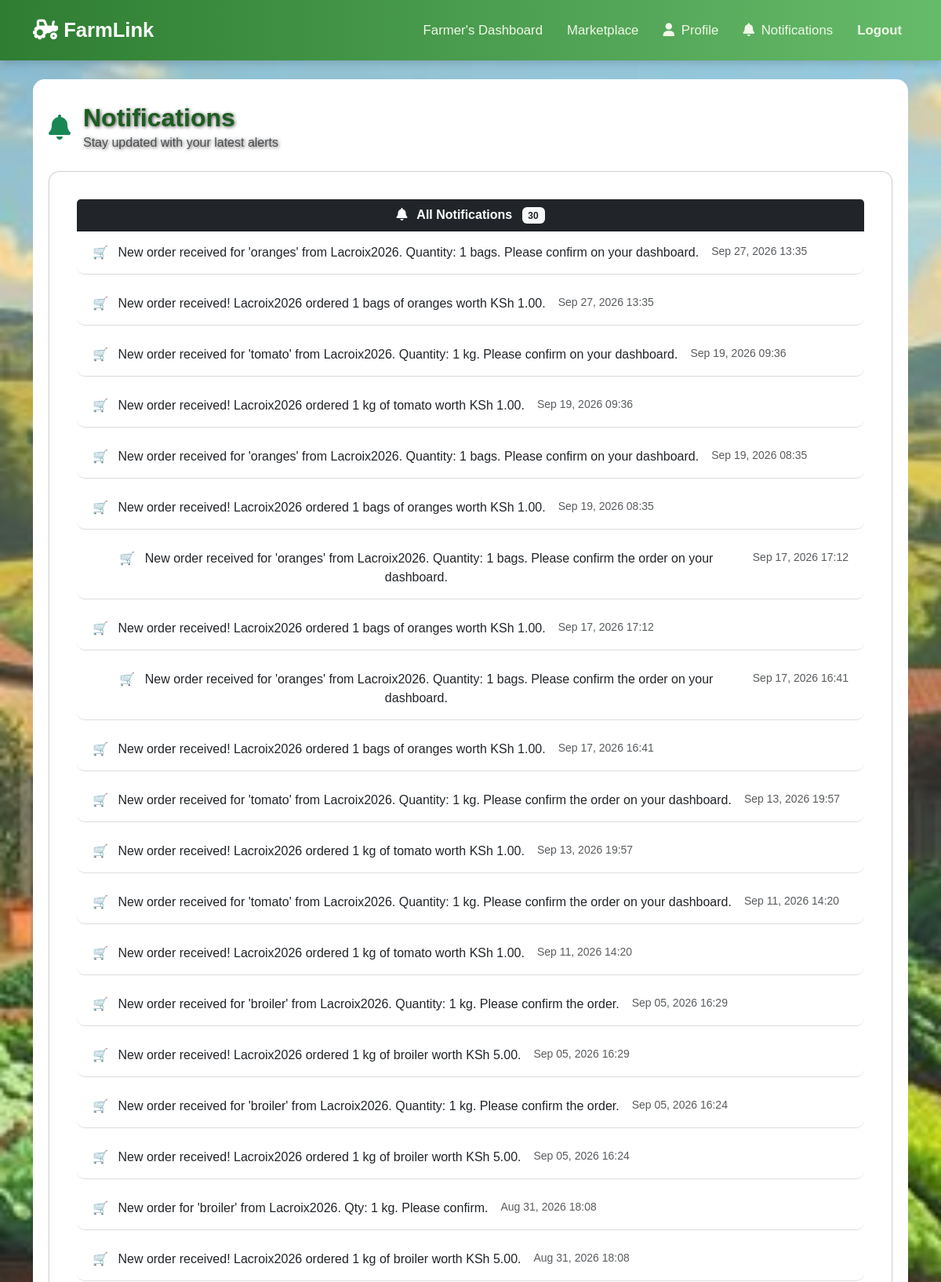
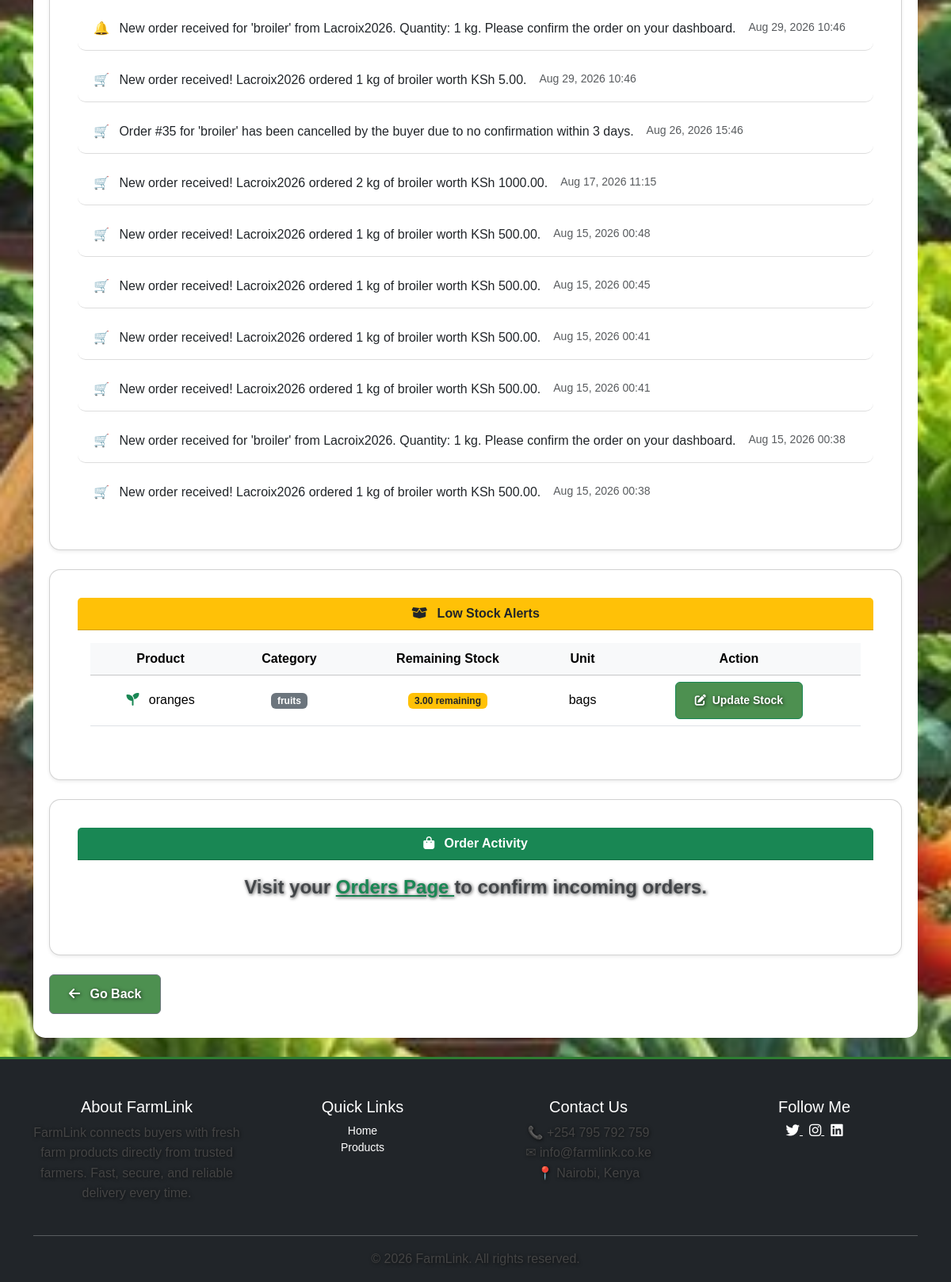
The app's page /notifications/ (signed in) with its own data (2 pictures, top to bottom).
### accounts/models.py (models this page shows, shortened)
class Notification(models.Model):
    TYPE_CHOICES = [
        ('low_stock', 'Low Stock Alert'),
        ('order', 'Order Update'),
        ('delivery', 'Delivery Update'),
        ('payment', 'Payment Update'),
        ('general', 'General'),
    ]
    user = models.ForeignKey(
        User,
        on_delete=models.CASCADE,
        related_name='notifications'
    )
    message = models.TextField()
    notification_type = models.CharField(
        max_length=20,
        choices=TYPE_CHOICES,
        default='general'
    )
    is_read = models.BooleanField(default=False)
    created_at = models.DateTimeField(auto_now_add=True)
    class Meta:
        ordering = ['-created_at']

class Product(models.Model):
    CATEGORIES = [
        ('vegetables', 'Vegetables'),
        ('fruits', 'Fruits'),
        ('grains', 'Grains'),
        ('dairy', 'Dairy'),
        ('poultry', 'Poultry'),
        ('other', 'Other'),
    ]
    farmer = models.ForeignKey(User, on_delete=models.CASCADE, related_name='products')
    name = models.CharField(max_length=100)
    category = models.CharField(max_length=20, choices=CATEGORIES)
    quantity = models.DecimalField(max_digits=10, decimal_places=2)
    unit = models.CharField(max_length=20, default='kg')
    price_per_unit = models.DecimalField(max_digits=10, decimal_places=2)
    description = models.TextField(blank=True)   # optional improvement
    image = models.ImageField(upload_to='product_images/', blank=True, null=True)
    created_at = models.DateTimeField(auto_now_add=True)
    is_available = models.BooleanField(default=True)

### accounts/views.py (the view)
# urls.py: path('notifications/', views.notifications_view, name='notifications'),
@login_required
def notifications_view(request):
    user_notifications = Notification.objects.filter(
        user=request.user
    ).order_by('-created_at')
    user_notifications.filter(is_read=False).update(is_read=True)
    context = {
        'notifications': user_notifications
    }
    profile = getattr(request.user, 'profile', None)
    if profile and profile.is_farmer():
        context['low_stock_products'] = Product.objects.filter(
            farmer=request.user,
            quantity__lte=5
        )
    if profile and profile.is_buyer():
        context['recent_orders'] = Order.objects.filter(
            buyer=request.user
        ).select_related('product').order_by('-order_date')[:10]
    if profile and profile.is_transporter():
        context['available_jobs_count'] = TransportJob.objects.filter(
            status='Pending',
            driver__isnull=True
        ).count()
    return render(request, 'notifications.html', context)

### accounts/context_processors.py (called while the page is built)
def notification_count(request):
    if request.user.is_authenticated:
        unread_count = Notification.objects.filter(
            user=request.user,
            is_read=False
        ).count()
    else:
        unread_count = 0
    return {'unread_count': unread_count,
            'google_maps_key': settings.GOOGLE_MAPS_API_KEY,
            }

### accounts/models.py (called while the page is built)
    def is_farmer(self):
        return self.role == self.ROLE_FARMER

    def is_buyer(self):
        return self.role == self.ROLE_BUYER

    def is_transporter(self):
        return self.role == self.ROLE_TRANSPORTER

### accounts/templates/notifications.html (shortened to what this page needs)
{% extends 'base.html' %}
{% load static %}
{% block content %}
<div class="container mt-4">
    <div class="d-flex align-items-center mb-4">
        <i class="fas fa-bell fa-2x text-success me-3"></i>
        <div>
            <h2 class="mb-0 fw-bold">Notifications</h2>
            <p class="text-muted mb-0">
                Stay updated with your latest alerts
            </p>
        </div>
    </div>
    <div class="card shadow-sm mb-4">
        <div class="card-header bg-dark text-white fw-bold">
            <i class="fas fa-bell me-2"></i>
            All Notifications
            {% if notifications %}
                <span class="badge bg-light text-dark ms-2">
                    {{ notifications.count }}
                </span>
            {% endif %}
        </div>
        <div class="card-body p-0">
            {% if notifications %}
                <ul class="list-group list-group-flush">
                    {% for notification in notifications %}
                        <li class="list-group-item
                            ">
                            <div class="d-flex justify-content-between
                                        align-items-start">
                                <div>
                                    {% if notification.notification_type == 'order' %}
                                        🛒
                                    {% elif notification.notification_type == 'payment' %}
                                        💳
                                    {% elif notification.notification_type == 'delivery' %}
                                        🚚
                                    {% elif notification.notification_type == 'low_stock' %}
                                        ⚠️
                                    {% else %}
                                        🔔
                                    {% endif %}
                                    <span class="ms-2">
                                        {{ notification.message }}
                                    </span>
                                </div>
                                <small class="text-muted ms-3 text-nowrap">
                                    {{ notification.created_at|date:"M d, Y H:i" }}
                                </small>
                            </div>
                        </li>
                    {% endfor %}
                </ul>
            {% endif %}
        </div>
    </div>
    {% if user.profile.is_farmer %}
        <div class="card shadow-sm mb-4">
            <div class="card-header bg-warning text-dark fw-bold">
                <i class="fas fa-box-open me-2"></i>
                Low Stock Alerts
            </div>
            <div class="card-body">
                {% if low_stock_products %}
                    <div class="table-responsive">
                        <table class="table table-hover align-middle">
                            <thead class="table-light">
                                <tr>
                                    <th>Product</th>
                                    <th>Category</th>
                                    <th>Remaining Stock</th>
                                    <th>Unit</th>
                                    <th>Action</th>
                                </tr>
                            </thead>
                            <tbody>
                                {% for product in low_stock_products %}
                                    <tr>
                                        <td>
                                            <i class="fas fa-seedling
                                               text-success me-2"></i>
                                            {{ product.name }}
                                        </td>
                                        <td>
                                            <span class="badge bg-secondary">
                                                {{ product.category }}
                                            </span>
                                        </td>
                                        <td>
                                            {% if product.quantity == 0 %}
                                                <span class="badge bg-danger">
                                                    Out of Stock
                                                </span>
                                            {% else %}
                                                <span class="badge bg-warning
                                                             text-dark">
                                                    {{ product.quantity }}
                                                    remaining
                                                </span>
                                            {% endif %}
                                        </td>
                                        <td>{{ product.unit }}</td>
                                        <td>
                                            <a href="{% url 'edit_product' product.id %}"
                                               class="btn btn-sm btn-outline-success">
                                                <i class="fas fa-edit me-1"></i>
                                                Update Stock
                                            </a>
                                        </td>
                                    </tr>
                                {% endfor %}
                            </tbody>
                        </table>
                    </div>
                {% else %}
                    <div class="alert alert-success mb-0">
                        <i class="fas fa-check-circle me-2"></i>
                        All your products have sufficient stock.
                    </div>
                {% endif %}
            </div>
        </div>
        <div class="card shadow-sm mb-4">
            <div class="card-header bg-success text-white fw-bold">
                <i class="fas fa-shopping-bag me-2"></i>
                Order Activity
            </div>
            <div class="card-body">
                <p class="text-muted">
                    Visit your
                    <a href="{% url 'farmer_orders' %}"
                       class="text-success fw-bold">
                        Orders Page
                    </a>
                    to confirm incoming orders.
                </p>
            </div>
        </div>
    {% endif %}
    <div class="mt-3">
        <a href="javascript:history.back()"
           class="btn btn-outline-secondary">
            <i class="fas fa-arrow-left me-2"></i>
            Go Back
        </a>
    </div>
</div>
{% endblock %}

### static/css/style.css (style rules this page uses)
body { margin: 0; padding: 0; font-family: "Poppins", sans-serif; background-image: url("/static/images/hero-farm.jpeg"); background-size: cover; background-position: center; background-repeat: no-repeat; min-height: 100vh; color: #fff; }
section, h1, h2, h3, p, .btn { position: relative; z-index: 1; text-shadow: 1px 1px 4px rgba(0, 0, 0, 0.7); }
h1, h2, h3 { font-weight: 600; }
.btn { display: inline-block; padding: 12px 24px; background-color: rgba(46, 125, 50, 0.85); color: #fff; text-decoration: none; border-radius: 6px; transition: background 0.3s ease; font-weight: 600; }
.card { flex: 1; background: #fff; padding: 35px; border-radius: 14px; text-align: center; box-shadow: 0 4px 12px rgba(0,0,0,0.08); transition: transform 0.3s ease; }
.container.mt-4 { max-width: 1200px; margin: 0 auto; padding: 30px 20px; font-family: "Poppins", sans-serif; position: relative; z-index: 1; background-color: #fff; border-radius: 15px; }
body { margin: 0; padding: 0; font-family: "Poppins", sans-serif; color: #333; background-color: #f8f9fa; }
h2 { font-size: 32px; font-weight: 700; color: #1b5e20; margin-bottom: 10px; }
p { font-size: 16px; color: #444; }
.card-body p { font-size: 24px; font-weight: 700; color: #1b5e20; }
.list-group-item { border-radius: 10px; margin-bottom: 10px; padding: 15px 20px; background-color: #fff; border: 1px solid #ddd; transition: transform 0.3s ease, box-shadow 0.3s ease; display: flex; justify-content: space-between; align-items: center; }
a.btn { text-decoration: none; display: inline-block; }

### records on screen
Notification: message "New order received for 'oranges' from Lacroix2026. Quantity: 1 bags. Please confirm on your dashboard.", created_at "Sep 27, 2026 13:35"
Notification: message "New order received! Lacroix2026 ordered 1 bags of oranges worth KSh 1.00.", created_at "Sep 27, 2026 13:35"
Notification: message "New order received for 'tomato' from Lacroix2026. Quantity: 1 kg. Please confirm on your dashboard.", created_at "Sep 19, 2026 09:36"
Notification: message "New order received! Lacroix2026 ordered 1 kg of tomato worth KSh 1.00.", created_at "Sep 19, 2026 09:36"
Notification: message "New order received for 'oranges' from Lacroix2026. Quantity: 1 bags. Please confirm on your dashboard.", created_at "Sep 19, 2026 08:35"
Notification: message "New order received! Lacroix2026 ordered 1 bags of oranges worth KSh 1.00.", created_at "Sep 19, 2026 08:35"
Notification: message "New order received for 'oranges' from Lacroix2026. Quantity: 1 bags. Please confirm the order on your dashboard.", created_at "Sep 17, 2026 17:12"
Notification: message "New order received! Lacroix2026 ordered 1 bags of oranges worth KSh 1.00.", created_at "Sep 17, 2026 17:12"
Notification: message "New order received for 'oranges' from Lacroix2026. Quantity: 1 bags. Please confirm the order on your dashboard.", created_at "Sep 17, 2026 16:41"
Notification: message "New order received! Lacroix2026 ordered 1 bags of oranges worth KSh 1.00.", created_at "Sep 17, 2026 16:41"
Notification: message "New order received for 'tomato' from Lacroix2026. Quantity: 1 kg. Please confirm the order on your dashboard.", created_at "Sep 13, 2026 19:57"
Notification: message "New order received! Lacroix2026 ordered 1 kg of tomato worth KSh 1.00.", created_at "Sep 13, 2026 19:57"
Notification: message "New order received for 'tomato' from Lacroix2026. Quantity: 1 kg. Please confirm the order on your dashboard.", created_at "Sep 11, 2026 14:20"
Notification: message "New order received! Lacroix2026 ordered 1 kg of tomato worth KSh 1.00.", created_at "Sep 11, 2026 14:20"
Notification: message "New order received for 'broiler' from Lacroix2026. Quantity: 1 kg. Please confirm the order.", created_at "Sep 05, 2026 16:29"
Notification: message "New order received! Lacroix2026 ordered 1 kg of broiler worth KSh 5.00.", created_at "Sep 05, 2026 16:29"
Notification: message "New order received for 'broiler' from Lacroix2026. Quantity: 1 kg. Please confirm the order.", created_at "Sep 05, 2026 16:24"
Notification: message "New order received! Lacroix2026 ordered 1 kg of broiler worth KSh 5.00.", created_at "Sep 05, 2026 16:24"
Notification: message "New order for 'broiler' from Lacroix2026. Qty: 1 kg. Please confirm.", created_at "Aug 31, 2026 18:08"
Notification: message "New order received! Lacroix2026 ordered 1 kg of broiler worth KSh 5.00.", created_at "Aug 31, 2026 18:08"
Notification: message "New order received for 'broiler' from Lacroix2026. Quantity: 1 kg. Please confirm the order on your dashboard.", created_at "Aug 29, 2026 10:46"
Notification: message "New order received! Lacroix2026 ordered 1 kg of broiler worth KSh 5.00.", created_at "Aug 29, 2026 10:46"
Notification: message "Order #35 for 'broiler' has been cancelled by the buyer due to no confirmation within 3 days.", created_at "Aug 26, 2026 15:46"
Notification: message "New order received! Lacroix2026 ordered 2 kg of broiler worth KSh 1000.00.", created_at "Aug 17, 2026 11:15"
Notification: message "New order received! Lacroix2026 ordered 1 kg of broiler worth KSh 500.00.", created_at "Aug 15, 2026 00:48"
Notification: message "New order received! Lacroix2026 ordered 1 kg of broiler worth KSh 500.00.", created_at "Aug 15, 2026 00:45"
Notification: message "New order received! Lacroix2026 ordered 1 kg of broiler worth KSh 500.00.", created_at "Aug 15, 2026 00:41"
Notification: message "New order received! Lacroix2026 ordered 1 kg of broiler worth KSh 500.00.", created_at "Aug 15, 2026 00:41"
Notification: message "New order received for 'broiler' from Lacroix2026. Quantity: 1 kg. Please confirm the order on your dashboard.", created_at "Aug 15, 2026 00:38"
Notification: message "New order received! Lacroix2026 ordered 1 kg of broiler worth KSh 500.00.", created_at "Aug 15, 2026 00:38"
Product: name "oranges", category "fruits", quantity "3.00", unit "bags"

### other values on screen
{{ notifications.count }} "30"
